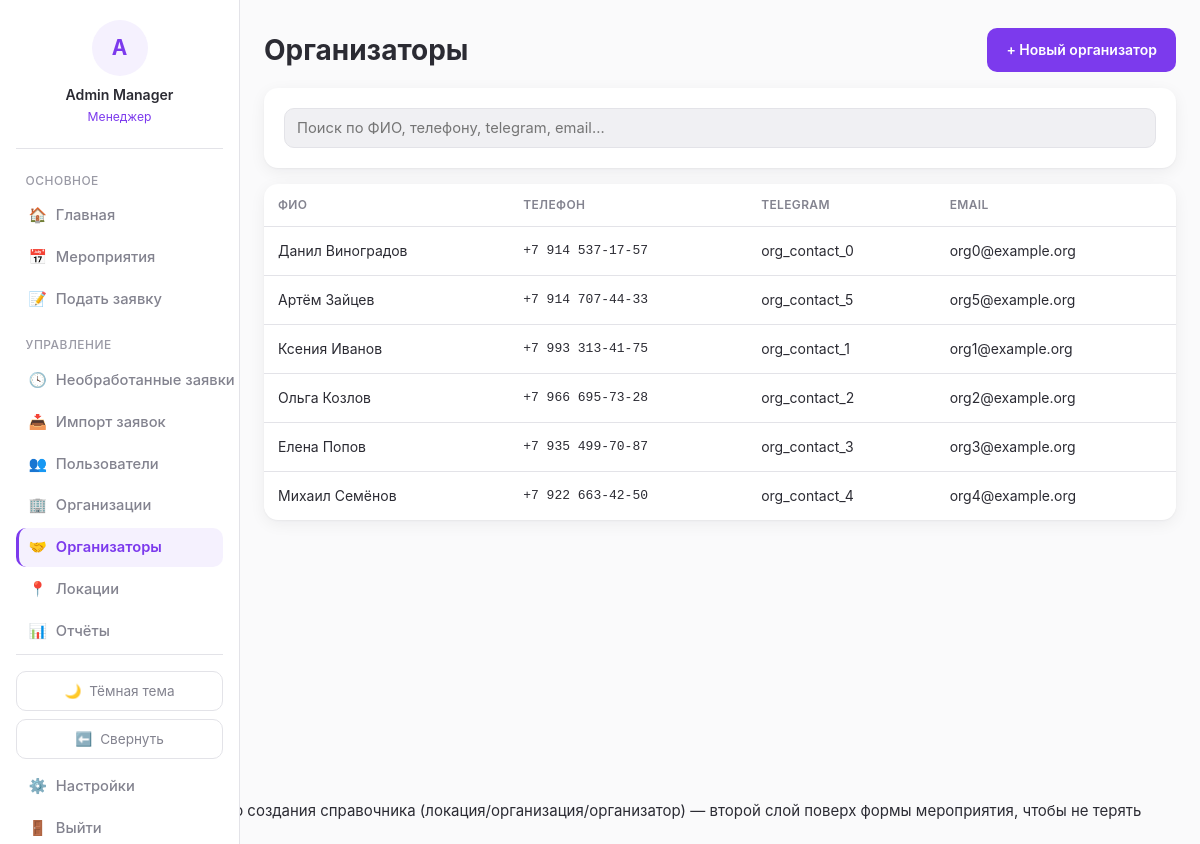
Page /organizers/ (signed in) on the committed database.
### blog/models.py (models this page shows, shortened)
class User(AbstractBaseUser):
    GENDER_CHOICES = [
        ('male', 'Мужской'),
        ('female', 'Женский'),
    ]
    STATUS_CHOICES = [
        ('active', 'Активен'),
        ('inactive', 'Неактивен'),
        ('blacklisted', 'В блэклисте'),
    ]
    REGISTRATION_STATUS_CHOICES = [
        ('guest', 'Гость (первое касание)'),
        ('registered', 'Зарегистрирован'),
    ]
    id = models.AutoField(primary_key=True)
    system_username = models.CharField(max_length=50, blank=True, null=True, db_index=True)
    telegram_id = models.CharField(max_length=50, unique=True, db_index=True)
    telegram_username = models.CharField(max_length=100, blank=True, null=True)
    VK_username = models.CharField(max_length=100, blank=True, null=True)
    first_name = models.CharField(max_length=100, blank=True, null=True)
    last_name = models.CharField(max_length=100, blank=True, null=True)
    email = models.EmailField(blank=True, null=True)
    phone = models.CharField(max_length=20, blank=True, null=True)
    birthday = models.DateField(blank=True, null=True)
    about = models.TextField(blank=True, null=True)
    gender = models.CharField(max_length=10, choices=GENDER_CHOICES, blank=True, null=True)
    status = models.CharField(max_length=20, choices=STATUS_CHOICES, default='active')
    comment = models.TextField(blank=True, null=True)
    registration_status = models.CharField(
        max_length=20, choices=REGISTRATION_STATUS_CHOICES, default='guest'
    )
    created_at = models.DateTimeField(auto_now_add=True)
    last_event_at = models.DateTimeField(blank=True, null=True)
    total_event_count = models.IntegerField(default=0, validators=[MinValueValidator(0)])
    season_event_count = models.IntegerField(default=0, validators=[MinValueValidator(0)])
    total_hours = models.IntegerField(default=0, validators=[MinValueValidator(0)])
    season_hours = models.IntegerField(default=0, validators=[MinValueValidator(0)])
    churn_score = models.FloatField(default=0)
    login = models.CharField(max_length=50, unique=True, blank=True, null=True)
    web_credentials_set_at = models.DateTimeField(blank=True, null=True)
    notify_new_events = models.BooleanField(default=True)
    notify_applications = models.BooleanField(default=True)
    experience_token = models.UUIDField(default=uuid.uuid4, unique=True, editable=False, db_index=True)
    objects = UserManager()
    USERNAME_FIELD = 'telegram_id'
    REQUIRED_FIELDS = []
    class Meta:
        db_table = 'users'
        verbose_name = 'Пользователь'
        verbose_name_plural = 'Пользователи'
    @property
    def full_name(self):
        return f"{self.first_name or ''} {self.last_name or ''}".strip() or self.telegram_username or self.telegram_id

class Organizer(models.Model):
    id = models.AutoField(primary_key=True)
    user = models.ForeignKey(User, on_delete=models.SET_NULL, null=True, blank=True, related_name='organizer_profile')
    first_name = models.CharField(max_length=100)
    last_name = models.CharField(max_length=100)
    phone = models.CharField(max_length=20, blank=True, null=True)
    email = models.EmailField(blank=True, null=True)
    telegram_username = models.CharField(max_length=100, blank=True, null=True)
    VK_username = models.CharField(max_length=100, blank=True, null=True)
    whatsapp = models.CharField(max_length=50, blank=True, null=True)
    comments = models.TextField(blank=True, null=True)
    class Meta:
        db_table = 'organizers'
        verbose_name = 'Контактное лицо'
        verbose_name_plural = 'Контактные лица'

### blog/views.py (the view)
# urls.py: path('organizers/', views.organizer_list, name='organizer_list'),
@manager_required
def organizer_list(request):
    organizers = Organizer.objects.order_by('last_name', 'first_name')
    return render(request, 'blog/organizer_list.html', {'organizers': organizers})

### blog/context_processors.py (called while the page is built)
def role_flags(request):
    user = getattr(request, 'user', None)
    authenticated = bool(user and user.is_authenticated)
    return {
        'is_manager': is_manager(user) if authenticated else False,
        'is_team_leader': is_team_leader(user) if authenticated else False,
        'role_label': role_label(user) if authenticated else None,
    }

### blog/services/roles.py (called while the page is built)
def is_manager(user: User) -> bool:
    if not user or not user.is_authenticated:
        return False
    return user.manager_roles.filter(revoked_at__isnull=True).exists()

def is_team_leader(user: User) -> bool:
    if not user or not user.is_authenticated:
        return False
    return user.team_leader_roles.filter(revoked_at__isnull=True).exists()

def role_label(user: User) -> str:
    if is_manager(user):
        return 'Менеджер'
    if is_team_leader(user):
        return 'Тим-лидер'
    return 'Волонтёр'

### blog/templates/blog/organizer_list.html (shortened to what this page needs)
{% extends 'blog/base.html' %}
{% block content %}
<div class="page-header">
    <h1>Организаторы</h1>
    <a href="{% url 'organizer_create' %}" class="btn" data-modal data-modal-title="Новый организатор">+ Новый организатор</a>
</div>
<div class="card">
    <input type="search" id="organizers-search" placeholder="Поиск по ФИО, телефону, telegram, email…" style="margin:0;">
</div>
<div class="card" style="padding:0; overflow:hidden;">
    <table class="responsive-table" data-sortable id="organizers-table">
        <thead><tr><th data-sort-key="name">ФИО</th><th data-sort-key="phone">Телефон</th><th data-sort-key="tg">Telegram</th><th data-sort-key="email">Email</th></tr></thead>
        <tbody>
        {% for organizer in organizers %}
            <tr data-href="{% url 'organizer_detail' organizer.id %}" data-search="{{ organizer.first_name }} {{ organizer.last_name }} {{ organizer.phone }} {{ organizer.telegram_username }} {{ organizer.email }}">
                <td data-label="ФИО" data-sort-value="{{ organizer.first_name }} {{ organizer.last_name }}">{{ organizer.first_name }} {{ organizer.last_name }}</td>
                <td data-label="Телефон" class="mono" data-sort-value="{{ organizer.phone }}">{{ organizer.phone|default:"—" }}</td>
                <td data-label="Telegram" data-sort-value="{{ organizer.telegram_username }}">{{ organizer.telegram_username|default:"—" }}</td>
                <td data-label="Email" data-sort-value="{{ organizer.email }}">{{ organizer.email|default:"—" }}</td>
            </tr>
        {% empty %}
            <tr><td colspan="4">Организаторов пока нет.</td></tr>
        {% endfor %}
        </tbody>
    </table>
</div>
{% endblock %}

### blog/templates/blog/base.html (shortened to what this page needs)
{% load static %}<!DOCTYPE html>
<html lang="ru">
<head>
    <link rel="stylesheet" href="{% static 'blog/css/nexus.css' %}">
</head>
<body class="{% if request.COOKIES.sidebar_collapsed == '1' %}sidebar-collapsed{% endif %}">
{% if user.is_authenticated %}
<aside class="sidebar">
    <a href="{% url 'profile_detail' user.id %}" class="sidebar-account">
        <div class="avatar-placeholder">{{ user.full_name|slice:":1"|upper }}</div>
        <div class="username">{{ user.full_name }}</div>
        <div class="role">{{ role_label }}</div>
    </a>
    <div class="nav-section-title">Основное</div>
    <a href="{% url 'dashboard' %}" class="nav-link {% if request.resolver_match.url_name == 'dashboard' %}active{% endif %}" title="Главная"><span class="icon">🏠</span><span class="nav-label"> Главная</span></a>
    <a href="{% url 'event_list' %}" class="nav-link {% if request.resolver_match.url_name in 'event_list,event_detail' %}active{% endif %}" title="Мероприятия"><span class="icon">📅</span><span class="nav-label"> Мероприятия</span></a>
    <a href="{% url 'application_create' %}" class="nav-link " title="Подать заявку"><span class="icon">📝</span><span class="nav-label"> Подать заявку</span></a>
    {% if is_manager %}
    <div class="nav-section-title">Управление</div>
    <a href="{% url 'pending_applications' %}" class="nav-link " title="Необработанные заявки"><span class="icon">🕓</span><span class="nav-label"> Необработанные заявки</span></a>
    <a href="{% url 'import_preview' %}" class="nav-link " title="Импорт заявок"><span class="icon">📥</span><span class="nav-label"> Импорт заявок</span></a>
    <a href="{% url 'user_list' %}" class="nav-link {% if request.resolver_match.url_name == 'user_list' %}active{% endif %}" title="Пользователи"><span class="icon">👥</span><span class="nav-label"> Пользователи</span></a>
    <a href="{% url 'organizations_list' %}" class="nav-link " title="Организации"><span class="icon">🏢</span><span class="nav-label"> Организации</span></a>
    <a href="{% url 'organizer_list' %}" class="nav-link {% if request.resolver_match.url_name in 'organizer_list,organizer_detail,organizer_create' %}active{% endif %}" title="Организаторы"><span class="icon">🤝</span><span class="nav-label"> Организаторы</span></a>
    <a href="{% url 'location_list' %}" class="nav-link " title="Локации"><span class="icon">📍</span><span class="nav-label"> Локации</span></a>
    <a href="{% url 'report_period' %}" class="nav-link {% if request.resolver_match.url_name == 'report_period' %}active{% endif %}" title="Отчёты"><span class="icon">📊</span><span class="nav-label"> Отчёты</span></a>
    {% endif %}
    <div class="sidebar-footer">
        <button type="button" class="theme-toggle" id="theme-toggle" title="Тема">
            <span class="icon" id="theme-icon">🌙</span><span class="theme-label" id="theme-label"> Тёмная тема</span>
        </button>
        <button type="button" class="sidebar-toggle" id="sidebar-toggle" title="Свернуть панель">
            <span class="icon" id="sidebar-toggle-icon">⬅️</span><span class="nav-label" id="sidebar-toggle-label"> Свернуть</span>
        </button>
        <a href="{% url 'settings' %}" class="nav-link {% if request.resolver_match.url_name == 'settings' %}active{% endif %}" title="Настройки"><span class="icon">⚙️</span><span class="nav-label"> Настройки</span></a>
        <a href="{% url 'logout' %}" class="nav-link" title="Выйти"><span class="icon">🚪</span><span class="nav-label"> Выйти</span></a>
    </div>
</aside>
{% endif %}
<div class="page-wrapper" style="{% if not user.is_authenticated %}margin-left:0;{% endif %}">
    <main>
        {% block content %}{% endblock %}
    </main>
</div>
{# Вложенная модалка быстрого создания справочника (локация/организация/организатор) —
   второй слой поверх формы мероприятия, чтобы не терять введённые в неё данные. #}
</body>
</html>

### rows in the picture
User: full_name "A", full_name "Admin Manager"
Organizer: first_name "Данил", last_name "Виноградов", phone "+7 914 537-17-57", telegram_username "org_contact_0", email "org0@example.org"
Organizer: first_name "Артём", last_name "Зайцев", phone "+7 914 707-44-33", telegram_username "org_contact_5", email "org5@example.org"
Organizer: first_name "Ксения", last_name "Иванов", phone "+7 993 313-41-75", telegram_username "org_contact_1", email "org1@example.org"
Organizer: first_name "Ольга", last_name "Козлов", phone "+7 966 695-73-28", telegram_username "org_contact_2", email "org2@example.org"
Organizer: first_name "Елена", last_name "Попов", phone "+7 935 499-70-87", telegram_username "org_contact_3", email "org3@example.org"
Organizer: first_name "Михаил", last_name "Семёнов", phone "+7 922 663-42-50", telegram_username "org_contact_4", email "org4@example.org"

### other values in the picture
{{ role_label }} "Менеджер"
